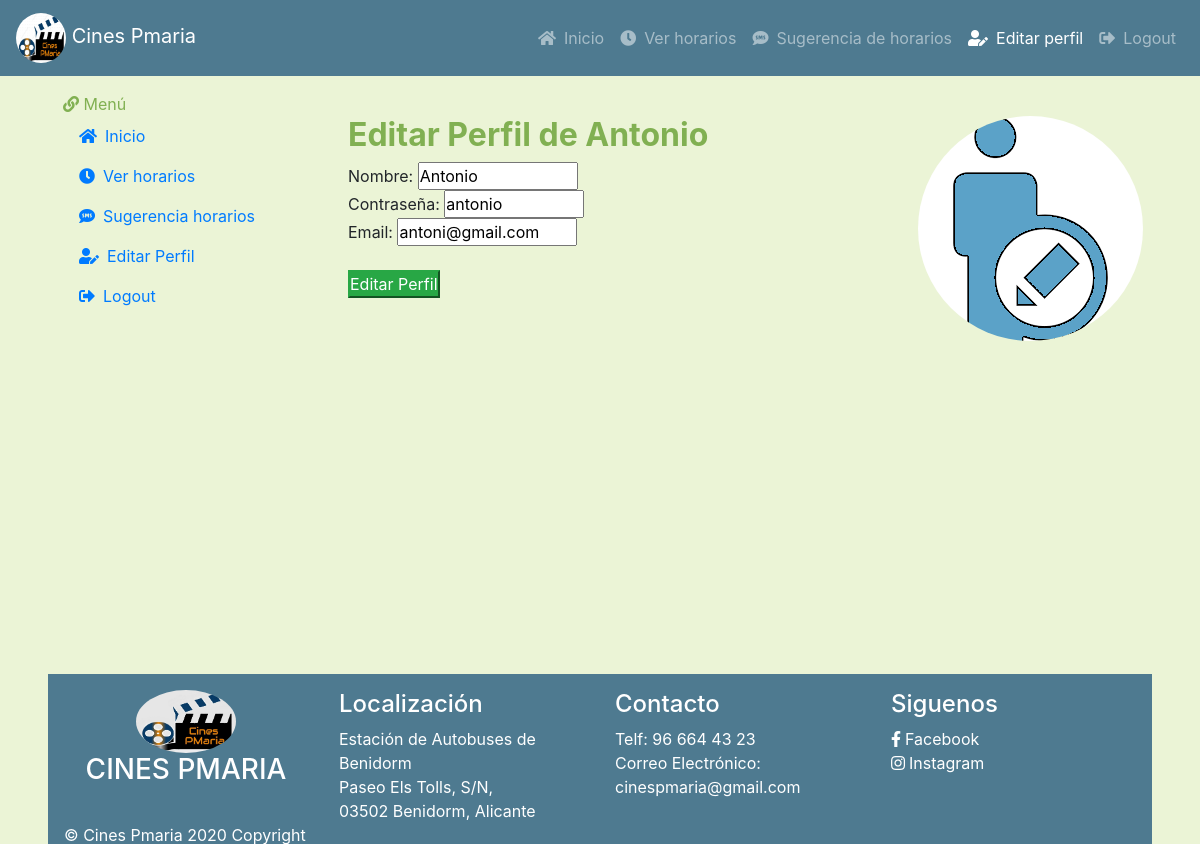
The app's page /vista/indexEditPerfil.php (signed in) with its own data.
### tables this page shows
CREATE TABLE `usuarios` (
  `usuario` varchar(25) NOT NULL,
  `contrasena` varchar(25) NOT NULL,
  `email` varchar(30) NOT NULL,
  `ROL` varchar(20) NOT NULL DEFAULT 'ROL_USER',
  `activo` int(5) NOT NULL DEFAULT 1,
  `horario` int(5) NOT NULL DEFAULT -1
);

### modelo/conexion.php (called while the page is built, shortened)
<?php
  class Conexion{
    private $conexion;
    public function __construct(){
      $this->servidor = "localhost";
      $this->usuario = "root";
      $this->clave = "";
      $this->base = "cinespmaria";
      $this->conexion = new mysqli($this->servidor, $this->usuario,
      $this->clave, $this->base);
    }
    public function ejecutarConsulta( $sql){
      $contenedor = $this->conexion->query($sql);
      return $contenedor->fetch_all();
    }
  }
 ?>

### modelo/userModelo.php (called while the page is built, shortened)
<?php
  class Users {
    public static function userActual($user){
      $con = new Conexion();
      $cont = $con->ejecutarConsulta("SELECT * from usuarios WHERE usuario = '$user'");
      return $cont;
    }
  }
 ?>

### controlador/editPerfil.php (the view, shortened to what this page needs)
  <?php
    $usuario = $_SESSION['usuario'];
$userAct = Users::userActual($usuario);
 ?>
 <h2 class="text-success"><b> Editar Perfil de <?php echo $usuario; ?> </b></h2>
  <form method="POST" action='../controlador/actualizarPerfil.php'>
     <?php
    echo "Nombre: ";
    echo "<td><input name=newUser value =" . $userAct[0][0] . " style='width : 160px;'> </td><br/>" ;
    echo "Contraseña: ";
    echo "<td ><input name=newPass value =" . $userAct[0][1] . " style='width : 140px;'> </td><br/>" ;
    echo "Email: ";
    echo "<td> <input name=newEmail value =" . $userAct[0][2] . " style='width : 180px;'></td><br/>";
     ?>
     <br/>
      <input type="submit" value="Editar Perfil" name="editarPerfil" class="btn-success"/>
  </form>

### css/style.css (style rules this page uses)
* { margin:0; padding: 0; }
body { background-color: #ebf4d6 ; }
.text-success { color: #81B052 !important; }

### records on screen
usuarios: newUser "Antonio", newPass "antonio", newEmail "antoni@gmail.com"

### other values on screen
$usuario "Antonio"
